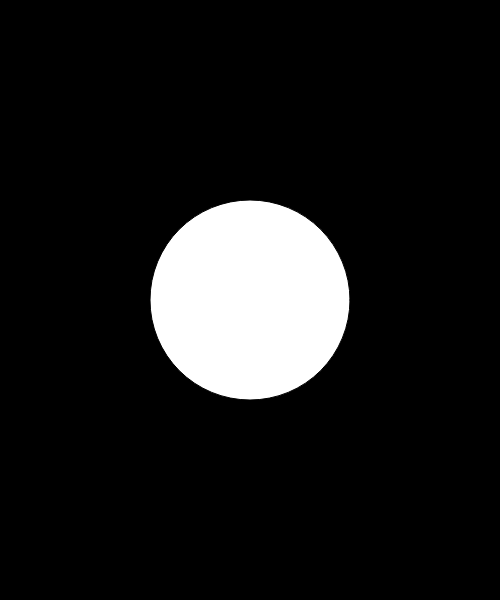
Frame 1 (no input)
Frame 60 (no input): identical to frame 1, image omitted
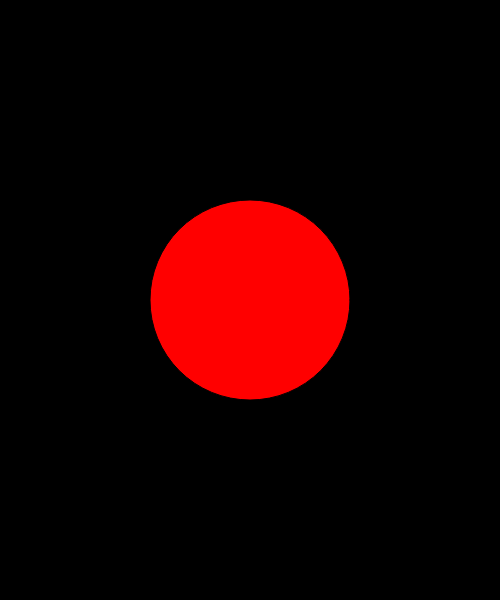
Frame 120 (the mouse pressed at the canvas centre since frame 60)

The p5.js sketch that drew these frames (run headless with seeded random() and noise() and a simulated clock; from frame 60 on, the mouse is pressed at the canvas centre):

// p5.js sketch
// ── sketch.js
// IMA | NYU Shanghai
// MOQN
// Oct 5 2019


let x, y, rad;

function setup() {
  createCanvas(500, 600);
  background(0);

  x = width/2;
  y = height/2;
  rad = 100;
}

function draw() {
  background(0);

  let c = color(255);

  let distance = dist(mouseX, mouseY, x, y);
  if (distance < rad) {
    // in
    c = color(255, 255, 0);
    if (mouseIsPressed) {
      // on press
      c = color(255, 0, 0);
    }
  } else {
    // out
    c = color(255);
  }
  fill(c);
  ellipse(x, y, rad*2, rad*2);
}
